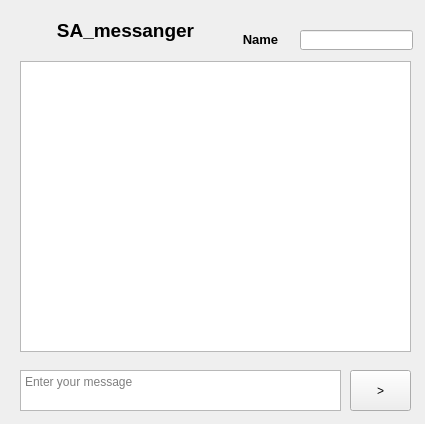
<?xml version="1.0" encoding="UTF-8"?>
<ui version="4.0">
 <class>MainWindow</class>
 <widget class="QMainWindow" name="MainWindow">
  <property name="geometry">
   <rect>
    <x>0</x>
    <y>0</y>
    <width>425</width>
    <height>424</height>
   </rect>
  </property>
  <property name="windowTitle">
   <string>MainWindow</string>
  </property>
  <widget class="QWidget" name="centralwidget">
   <widget class="QPushButton" name="pushButton">
    <property name="geometry">
     <rect>
      <x>350</x>
      <y>370</y>
      <width>61</width>
      <height>41</height>
     </rect>
    </property>
    <property name="text">
     <string>&gt;</string>
    </property>
   </widget>
   <widget class="QTextEdit" name="textEdit">
    <property name="geometry">
     <rect>
      <x>20</x>
      <y>370</y>
      <width>321</width>
      <height>41</height>
     </rect>
    </property>
    <property name="placeholderText">
     <string>Enter your message</string>
    </property>
   </widget>
   <widget class="QTextBrowser" name="textBrowser">
    <property name="geometry">
     <rect>
      <x>20</x>
      <y>61</y>
      <width>391</width>
      <height>291</height>
     </rect>
    </property>
   </widget>
   <widget class="QLineEdit" name="lineEdit">
    <property name="geometry">
     <rect>
      <x>300</x>
      <y>30</y>
      <width>113</width>
      <height>20</height>
     </rect>
    </property>
   </widget>
   <widget class="QLabel" name="label">
    <property name="geometry">
     <rect>
      <x>230</x>
      <y>30</y>
      <width>61</width>
      <height>20</height>
     </rect>
    </property>
    <property name="text">
     <string>&lt;html&gt;&lt;head/&gt;&lt;body&gt;&lt;p align=&quot;center&quot;&gt;&lt;span style=&quot; font-size:10pt; font-weight:600;&quot;&gt;Name&lt;/span&gt;&lt;/p&gt;&lt;/body&gt;&lt;/html&gt;</string>
    </property>
    <property name="alignment">
     <set>Qt::AlignCenter</set>
    </property>
   </widget>
   <widget class="QLabel" name="label_2">
    <property name="geometry">
     <rect>
      <x>20</x>
      <y>10</y>
      <width>211</width>
      <height>41</height>
     </rect>
    </property>
    <property name="text">
     <string>&lt;html&gt;&lt;head/&gt;&lt;body&gt;&lt;p align=&quot;center&quot;&gt;&lt;span style=&quot; font-size:14pt; font-weight:600;&quot;&gt;SA_messanger&lt;/span&gt;&lt;/p&gt;&lt;/body&gt;&lt;/html&gt;</string>
    </property>
   </widget>
  </widget>
 </widget>
 <resources/>
 <connections/>
</ui>
